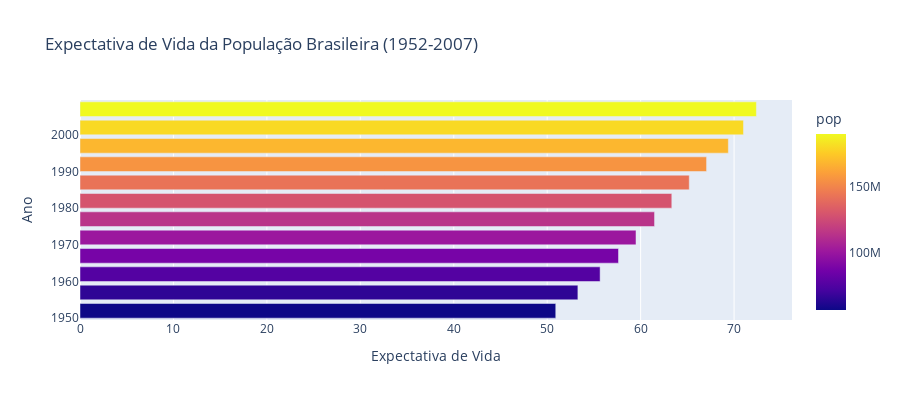

Source (notebook cell):
### Markdown cell above
### Grafico de barras horizontal

### Code cell
fig2=px.bar(data_br,x='lifeExp',y='year',title='Expectativa de Vida da População Brasileira (1952-2007)', orientation='h',
labels={'lifeExp':'Expectativa de Vida','year':'Ano'},height=400,color='pop')
fig2.show()

### Figure 1 — Plotly figure (JSON) as saved in the notebook; plotly's stock layout.template omitted (floating-point values rounded to 4 significant figures)
{"data": [{"alignmentgroup": "True", "hovertemplate": "Expectativa de Vida=%{x}<br>Ano=%{y}<br>pop=%{marker.color}<extra></extra>", "legendgroup": "", "marker": {"color": [56602560, 65551171, 76039390, 88049823, 100840058, 114313951, 128962939, 142938076, 155975974, 168546719, 179914212, 190010647], "coloraxis": "coloraxis", "pattern": {"shape": ""}}, "name": "", "offsetgroup": "", "orientation": "h", "showlegend": false, "textposition": "auto", "type": "bar", "x": [50.92, 53.28, 55.66, 57.63, 59.5, 61.49, 63.34, 65.2, 67.06, 69.39, 71.01, 72.39], "xaxis": "x", "y": [1952, 1957, 1962, 1967, 1972, 1977, 1982, 1987, 1992, 1997, 2002, 2007], "yaxis": "y"}], "layout": {"barmode": "relative", "coloraxis": {"colorbar": {"title": {"text": "pop"}}, "colorscale": [[0, "#0d0887"], [0.1111, "#46039f"], [0.2222, "#7201a8"], [0.3333, "#9c179e"], [0.4444, "#bd3786"], [0.5556, "#d8576b"], [0.6667, "#ed7953"], [0.7778, "#fb9f3a"], [0.8889, "#fdca26"], [1, "#f0f921"]]}, "height": 400, "legend": {"tracegroupgap": 0}, "title": {"text": "Expectativa de Vida da População Brasileira (1952-2007)"}, "xaxis": {"anchor": "y", "domain": [0, 1], "title": {"text": "Expectativa de Vida"}}, "yaxis": {"anchor": "x", "domain": [0, 1], "title": {"text": "Ano"}}}}
